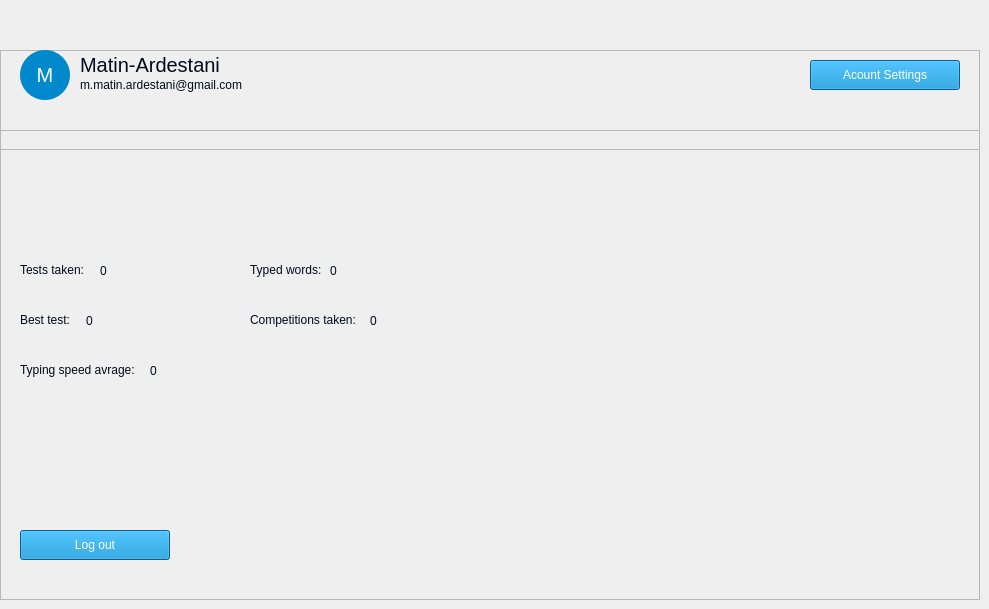
    <widget class="QWidget" name="page_acount">
     <widget class="QFrame" name="frame_2">
      <property name="geometry">
       <rect>
        <x>0</x>
        <y>50</y>
        <width>980</width>
        <height>100</height>
       </rect>
      </property>
      <property name="frameShape">
       <enum>QFrame::StyledPanel</enum>
      </property>
      <property name="frameShadow">
       <enum>QFrame::Raised</enum>
      </property>
      <widget class="QLabel" name="acount_profile">
       <property name="geometry">
        <rect>
         <x>20</x>
         <y>0</y>
         <width>50</width>
         <height>50</height>
        </rect>
       </property>
       <property name="font">
        <font>
         <family>Arial</family>
         <pointsize>15</pointsize>
        </font>
       </property>
       <property name="toolTip">
        <string>&lt;html&gt;&lt;head/&gt;&lt;body&gt;&lt;p&gt;Comming soon&lt;/p&gt;&lt;/body&gt;&lt;/html&gt;</string>
       </property>
       <property name="styleSheet">
        <string notr="true">background-color: #0088CC; color: #fff;border-radius: 25px;</string>
       </property>
       <property name="text">
        <string>M</string>
       </property>
       <property name="alignment">
        <set>Qt::AlignCenter</set>
       </property>
      </widget>
      <widget class="QLabel" name="acount_username">
       <property name="geometry">
        <rect>
         <x>80</x>
         <y>5</y>
         <width>611</width>
         <height>20</height>
        </rect>
       </property>
       <property name="font">
        <font>
         <family>Arial</family>
         <pointsize>15</pointsize>
         <weight>50</weight>
         <bold>false</bold>
        </font>
       </property>
       <property name="styleSheet">
        <string notr="true">color: #010A1A;</string>
       </property>
       <property name="text">
        <string>Matin-Ardestani</string>
       </property>
      </widget>
      <widget class="QLabel" name="acount_email">
       <property name="geometry">
        <rect>
         <x>80</x>
         <y>25</y>
         <width>581</width>
         <height>20</height>
        </rect>
       </property>
       <property name="font">
        <font>
         <family>Arial</family>
         <pointsize>9</pointsize>
         <weight>50</weight>
         <bold>false</bold>
        </font>
       </property>
       <property name="styleSheet">
        <string notr="true">color: #010A1A;</string>
       </property>
       <property name="text">
        <string>m.matin.ardestani@gmail.com</string>
       </property>
      </widget>
      <widget class="QPushButton" name="type_timer_2">
       <property name="geometry">
        <rect>
         <x>810</x>
         <y>10</y>
         <width>150</width>
         <height>30</height>
        </rect>
       </property>
       <property name="font">
        <font>
         <family>Arial</family>
         <pointsize>9</pointsize>
        </font>
       </property>
       <property name="cursor">
        <cursorShape>PointingHandCursor</cursorShape>
       </property>
       <property name="styleSheet">
        <string notr="true">background-color: #0088CC; color: #FFFFFF;</string>
       </property>
       <property name="text">
        <string>Acount Settings</string>
       </property>
      </widget>
     </widget>
     <widget class="QFrame" name="frame_3">
      <property name="geometry">
       <rect>
        <x>0</x>
        <y>130</y>
        <width>980</width>
        <height>470</height>
       </rect>
      </property>
      <property name="frameShape">
       <enum>QFrame::StyledPanel</enum>
      </property>
      <property name="frameShadow">
       <enum>QFrame::Raised</enum>
      </property>
      <widget class="QLabel" name="acount_email_2">
       <property name="geometry">
        <rect>
         <x>20</x>
         <y>130</y>
         <width>121</width>
         <height>20</height>
        </rect>
       </property>
       <property name="font">
        <font>
         <family>Arial</family>
         <pointsize>9</pointsize>
         <weight>50</weight>
         <bold>false</bold>
        </font>
       </property>
       <property name="styleSheet">
        <string notr="true">color: #010A1A;</string>
       </property>
       <property name="text">
        <string>Tests taken:</string>
       </property>
      </widget>
      <widget class="QLabel" name="acount_email_3">
       <property name="geometry">
        <rect>
         <x>20</x>
         <y>180</y>
         <width>121</width>
         <height>20</height>
        </rect>
       </property>
       <property name="font">
        <font>
         <family>Arial</family>
         <pointsize>9</pointsize>
         <weight>50</weight>
         <bold>false</bold>
        </font>
       </property>
       <property name="styleSheet">
        <string notr="true">color: #010A1A;</string>
       </property>
       <property name="text">
        <string>Best test:</string>
       </property>
      </widget>
      <widget class="QLabel" name="acount_email_4">
       <property name="geometry">
        <rect>
         <x>20</x>
         <y>230</y>
         <width>121</width>
         <height>20</height>
        </rect>
       </property>
       <property name="font">
        <font>
         <family>Arial</family>
         <pointsize>9</pointsize>
         <weight>50</weight>
         <bold>false</bold>
        </font>
       </property>
       <property name="styleSheet">
        <string notr="true">color: #010A1A;</string>
       </property>
       <property name="text">
        <string>Typing speed avrage:</string>
       </property>
      </widget>
      <widget class="QLabel" name="acount_email_5">
       <property name="geometry">
        <rect>
         <x>250</x>
         <y>130</y>
         <width>121</width>
         <height>20</height>
        </rect>
       </property>
       <property name="font">
        <font>
         <family>Arial</family>
         <pointsize>9</pointsize>
         <weight>50</weight>
         <bold>false</bold>
        </font>
       </property>
       <property name="styleSheet">
        <string notr="true">color: #010A1A;</string>
       </property>
       <property name="text">
        <string>Typed words:</string>
       </property>
      </widget>
      <widget class="QLabel" name="acount_email_6">
       <property name="geometry">
        <rect>
         <x>250</x>
         <y>180</y>
         <width>121</width>
         <height>20</height>
        </rect>
       </property>
       <property name="font">
        <font>
         <family>Arial</family>
         <pointsize>9</pointsize>
         <weight>50</weight>
         <bold>false</bold>
        </font>
       </property>
       <property name="styleSheet">
        <string notr="true">color: #010A1A;</string>
       </property>
       <property name="text">
        <string>Competitions taken:</string>
       </property>
      </widget>
      <widget class="QLabel" name="label_4">
       <property name="geometry">
        <rect>
         <x>520</x>
         <y>10</y>
         <width>450</width>
         <height>450</height>
        </rect>
       </property>
       <property name="text">
        <string/>
       </property>
       <property name="pixmap">
        <pixmap>../img/acount.png</pixmap>
       </property>
       <property name="scaledContents">
        <bool>true</bool>
       </property>
      </widget>
      <widget class="QLabel" name="acount_teststaken">
       <property name="geometry">
        <rect>
         <x>100</x>
         <y>130</y>
         <width>91</width>
         <height>21</height>
        </rect>
       </property>
       <property name="font">
        <font>
         <family>Arial</family>
         <pointsize>9</pointsize>
         <weight>50</weight>
         <bold>false</bold>
        </font>
       </property>
       <property name="styleSheet">
        <string notr="true">color: #010A1A;</string>
       </property>
       <property name="text">
        <string>0</string>
       </property>
      </widget>
      <widget class="QLabel" name="acount_besttest">
       <property name="geometry">
        <rect>
         <x>86</x>
         <y>180</y>
         <width>91</width>
         <height>21</height>
        </rect>
       </property>
       <property name="font">
        <font>
         <family>Arial</family>
         <pointsize>9</pointsize>
         <weight>50</weight>
         <bold>false</bold>
        </font>
       </property>
       <property name="styleSheet">
        <string notr="true">color: #010A1A;</string>
       </property>
       <property name="text">
        <string>0</string>
       </property>
      </widget>
      <widget class="QLabel" name="acount_testavrage">
       <property name="geometry">
        <rect>
         <x>150</x>
         <y>230</y>
         <width>91</width>
         <height>21</height>
        </rect>
       </property>
       <property name="font">
        <font>
         <family>Arial</family>
         <pointsize>9</pointsize>
         <weight>50</weight>
         <bold>false</bold>
        </font>
       </property>
       <property name="styleSheet">
        <string notr="true">color: #010A1A;</string>
       </property>
       <property name="text">
        <string>0</string>
       </property>
      </widget>
      <widget class="QLabel" name="acount_typedwords">
       <property name="geometry">
        <rect>
         <x>330</x>
         <y>130</y>
         <width>91</width>
         <height>21</height>
        </rect>
       </property>
       <property name="font">
        <font>
         <family>Arial</family>
         <pointsize>9</pointsize>
         <weight>50</weight>
         <bold>false</bold>
        </font>
       </property>
       <property name="styleSheet">
        <string notr="true">color: #010A1A;</string>
       </property>
       <property name="text">
        <string>0</string>
       </property>
      </widget>
      <widget class="QLabel" name="acount_comtaken">
       <property name="geometry">
        <rect>
         <x>370</x>
         <y>180</y>
         <width>91</width>
         <height>21</height>
        </rect>
       </property>
       <property name="font">
        <font>
         <family>Arial</family>
         <pointsize>9</pointsize>
         <weight>50</weight>
         <bold>false</bold>
        </font>
       </property>
       <property name="styleSheet">
        <string notr="true">color: #010A1A;</string>
       </property>
       <property name="text">
        <string>0</string>
       </property>
      </widget>
      <widget class="QPushButton" name="type_timer_3">
       <property name="geometry">
        <rect>
         <x>20</x>
         <y>400</y>
         <width>150</width>
         <height>30</height>
        </rect>
       </property>
       <property name="font">
        <font>
         <family>Arial</family>
         <pointsize>9</pointsize>
        </font>
       </property>
       <property name="cursor">
        <cursorShape>PointingHandCursor</cursorShape>
       </property>
       <property name="styleSheet">
        <string notr="true">background-color: #0088CC; color: #FFFFFF;</string>
       </property>
       <property name="text">
        <string>Log out</string>
       </property>
      </widget>
     </widget>
    </widget>
